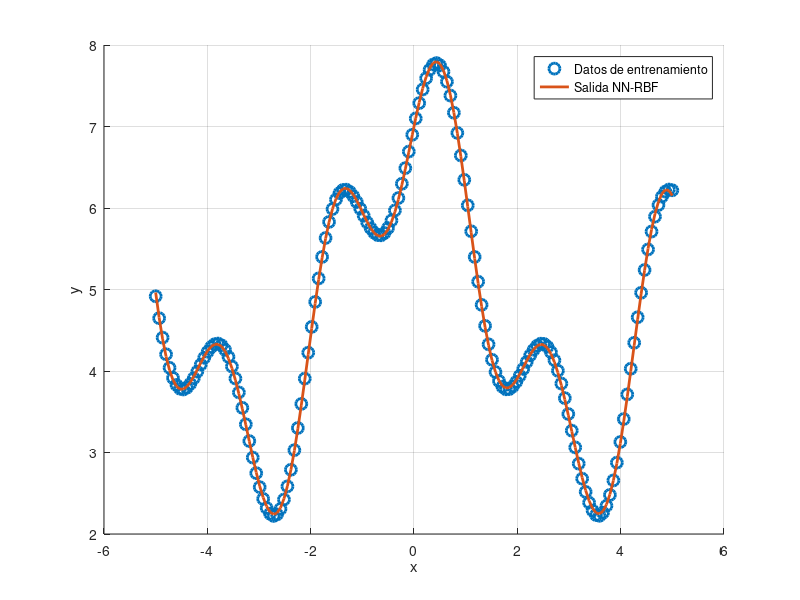

This figure's MATLAB source:
%% Data 1 a 3
close all;
clear; clc;

%% Parametros recomendados
% data1: M = 15, sigma = 2.0
% data2 y data3: M = 25, sigma = 1.0

load data1

x = X; % Entradas
d = Y'; % Deseadas

[~, K] = size(x); % Numero de entradas
M = 15; % Numero de neuronas en capa oculta

[~, mu] = kmeans(x', M); % Centros de RBF
sigma = 2.0; % Para funcion gaussiana

G = zeros(K, M); % Matriz de salidas
w = rand(M, 1) * 4 - 2; % Vector de pesos

for g = 1 : 10 % Epocas
    for k = 1 : K % Por cada entrada
        for m = 1 : M % Por cada neurona     
            % Calcular salida capa oculta
            G(k, m) = exp((-(x(k)-mu(m)).^2)./(sigma^2)); 
        end
    end
    y = G * w; % Calcular salida de la red
    w = pinv(G) * d; % Actualizar pesos
end

%% Resultados
figure
hold on
grid on
plot(x, d, 'o', 'LineWidth', 2, 'MarkerSize', 8)
plot(x, y, '-', 'LineWidth', 2, 'MarkerSize', 8)
xlabel('x')
ylabel('y')
legend('Datos de entrenamiento', 'Salida NN-RBF', 'Location', 'best')